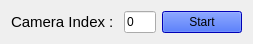
   <widget class="QWidget" name="layoutWidget">
    <property name="geometry">
     <rect>
      <x>260</x>
      <y>450</y>
      <width>253</width>
      <height>31</height>
     </rect>
    </property>
    <layout class="QHBoxLayout" name="horizontalLayout">
     <item>
      <widget class="QLabel" name="label">
       <property name="font">
        <font>
         <pointsize>11</pointsize>
        </font>
       </property>
       <property name="text">
        <string>&lt;html&gt;&lt;head/&gt;&lt;body&gt;&lt;p&gt; Camera Index :                                                                 &lt;/p&gt;&lt;/body&gt;&lt;/html&gt;</string>
       </property>
      </widget>
     </item>
     <item>
      <widget class="QLineEdit" name="videoEdit">
       <property name="text">
        <string>0</string>
       </property>
      </widget>
     </item>
     <item>
      <widget class="QPushButton" name="STARTBtn">
       <property name="palette">
        <palette>
         <active>
          <colorrole role="Button">
           <brush brushstyle="SolidPattern">
            <color alpha="255">
             <red>3</red>
             <green>58</green>
             <blue>250</blue>
            </color>
           </brush>
          </colorrole>
          <colorrole role="Light">
           <brush brushstyle="SolidPattern">
            <color alpha="255">
             <red>0</red>
             <green>0</green>
             <blue>255</blue>
            </color>
           </brush>
          </colorrole>
          <colorrole role="Base">
           <brush brushstyle="SolidPattern">
            <color alpha="255">
             <red>255</red>
             <green>255</green>
             <blue>255</blue>
            </color>
           </brush>
          </colorrole>
          <colorrole role="Window">
           <brush brushstyle="SolidPattern">
            <color alpha="255">
             <red>0</red>
             <green>0</green>
             <blue>255</blue>
            </color>
           </brush>
          </colorrole>
         </active>
         <inactive>
          <colorrole role="Button">
           <brush brushstyle="SolidPattern">
            <color alpha="255">
             <red>3</red>
             <green>58</green>
             <blue>250</blue>
            </color>
           </brush>
          </colorrole>
          <colorrole role="Light">
           <brush brushstyle="SolidPattern">
            <color alpha="255">
             <red>0</red>
             <green>0</green>
             <blue>255</blue>
            </color>
           </brush>
          </colorrole>
          <colorrole role="Base">
           <brush brushstyle="SolidPattern">
            <color alpha="255">
             <red>255</red>
             <green>255</green>
             <blue>255</blue>
            </color>
           </brush>
          </colorrole>
          <colorrole role="Window">
           <brush brushstyle="SolidPattern">
            <color alpha="255">
             <red>0</red>
             <green>0</green>
             <blue>255</blue>
            </color>
           </brush>
          </colorrole>
         </inactive>
         <disabled>
          <colorrole role="Button">
           <brush brushstyle="SolidPattern">
            <color alpha="255">
             <red>3</red>
             <green>58</green>
             <blue>250</blue>
            </color>
           </brush>
          </colorrole>
          <colorrole role="Light">
           <brush brushstyle="SolidPattern">
            <color alpha="255">
             <red>0</red>
             <green>0</green>
             <blue>255</blue>
            </color>
           </brush>
          </colorrole>
          <colorrole role="Base">
           <brush brushstyle="SolidPattern">
            <color alpha="255">
             <red>0</red>
             <green>0</green>
             <blue>255</blue>
            </color>
           </brush>
          </colorrole>
          <colorrole role="Window">
           <brush brushstyle="SolidPattern">
            <color alpha="255">
             <red>0</red>
             <green>0</green>
             <blue>255</blue>
            </color>
           </brush>
          </colorrole>
         </disabled>
        </palette>
       </property>
       <property name="text">
        <string>Start</string>
       </property>
      </widget>
     </item>
    </layout>
   </widget>
